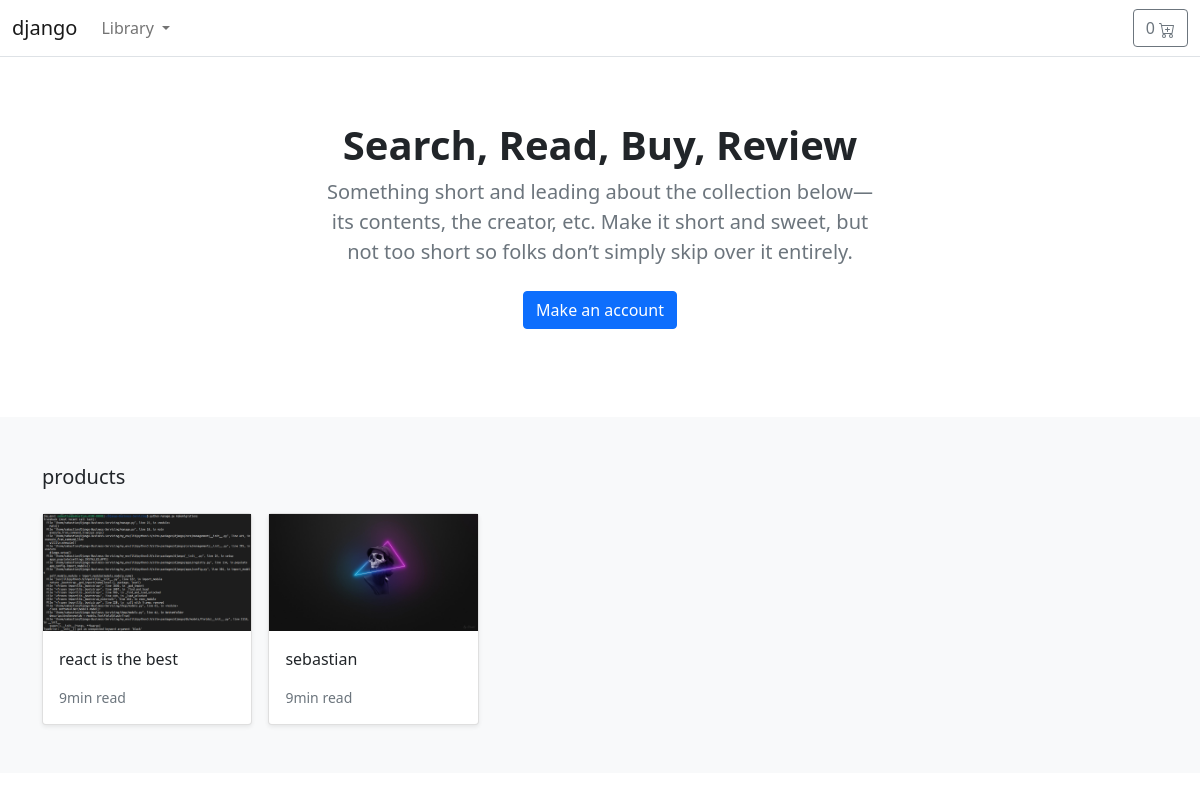
The page / on the database its author committed.
### store/models.py (models this page shows, shortened)
class Product(models.Model):
    category = models.ForeignKey(Category, related_name='product', on_delete=models.CASCADE)
    created_by = models.ForeignKey(User, on_delete=models.CASCADE, related_name='product_creator')
    title = models.CharField(max_length=255)
    author = models.CharField(max_length=255, default='admin')
    description = models.TextField(blank=True)
    image = models.ImageField(upload_to='images/', default='images/default.png')
    slug = models.SlugField(max_length=255)
    price = models.DecimalField(max_digits=4, decimal_places=2)
    in_stock = models.BooleanField(default=True)
    is_active = models.BooleanField(default=True)
    created = models.DateTimeField(auto_now_add=True)
    updated = models.DateTimeField(auto_now=True)
    class Meta:
        verbose_name_plural = 'Products'
        ordering = ('-created',)
    def get_absolute_url(self):
        return reverse('store:products_detail', args=[self.slug])

### store/views.py (the view)
# urls.py: path('', views.all_products, name='all_products'),
def all_products(request):
    products = Product.objects.all()
    return render(request, 'store/home.html', {'products': products})

### basket/basket.py (called while the page is built)
    def __len__(self):
        return sum(item['qty'] for item in self.basket.values())

### basket/context_processors.py (called while the page is built)
def basket(request):                   ## get request
    return {'basket': Basket(request)} ## sending the request to Basket

### store/models.py (called while the page is built)
    def get_absolute_url(self):
        return reverse('store:category_list', args=[self.slug])

### store/views.py (called while the page is built)
def categories(request):
    return {
        'categories': Category.objects.all()
    }

### templates/store/home.html
{% extends "./base.html" %}
{% load static %}
{% block content %}
<main>
    <section class="py-5 text-center container">
      <div class="row py-lg-3">
        <div class="col-lg-6 col-md-8 mx-auto">
          <h1 class="h1 fw-bold">Search, Read, Buy, Review</h1>
          <p class="lead text-muted">Something short and leading about the collection below—its contents, the creator,
            etc. Make it short and sweet, but not too short so folks don’t simply skip over it entirely.</p>
          <p>
            <a href="#" class="btn btn-primary my-2">Make an account</a>
          </p>
        </div>
      </div>
    </section>
    <div class="album py-5 bg-light">
      <div class="container">
        <div class="pb-3 h5">products</div>
        <div class="row row-cols-1 row-cols-sm-2 row-cols-md-5 g-3">
          {% for product in products %}
            <div class="col">
                <div class="card shadow-sm">
                <img class="img-fluid" alt="Responsive image" src="{{ product.image.url }}">
                <div class="card-body">
                    <p class="card-text">
                    <a class="text-dark text-decoration-none" href="{{ product.get_absolute_url }}">{{ product.title }}</a>
                    </p>
                    <div class="d-flex justify-content-between align-items-center">
                    <small class="text-muted">9min read</small>
                    </div>
                </div>
                </div>
            </div>
          {% endfor %}
        </div>
      </div>
    </div>
  </main>
{% endblock %}

### rows shown on the page
Product: image (picture), title "react is the best"
Product: image (picture), title "sebastian"
